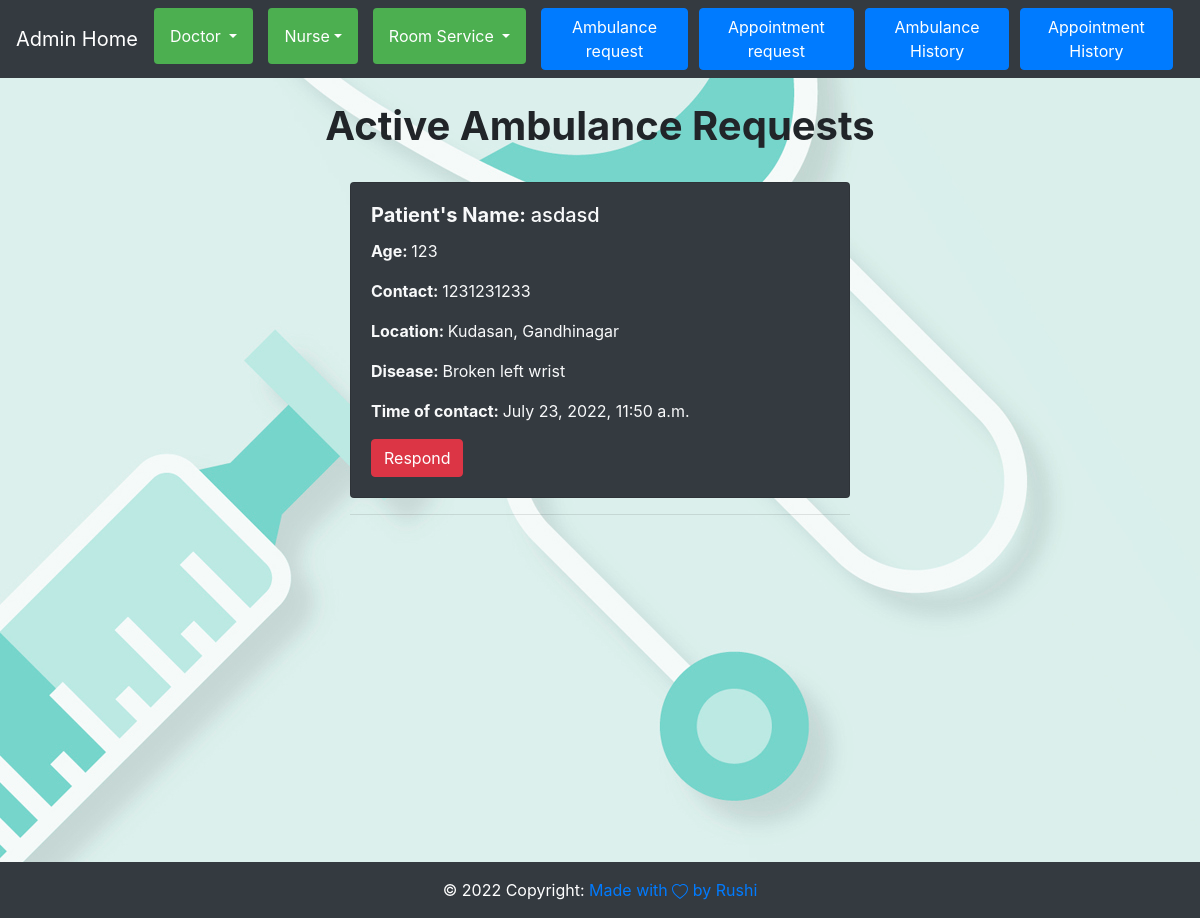
Page /admin_app/Read_Ambulance/ on the earlier database version.
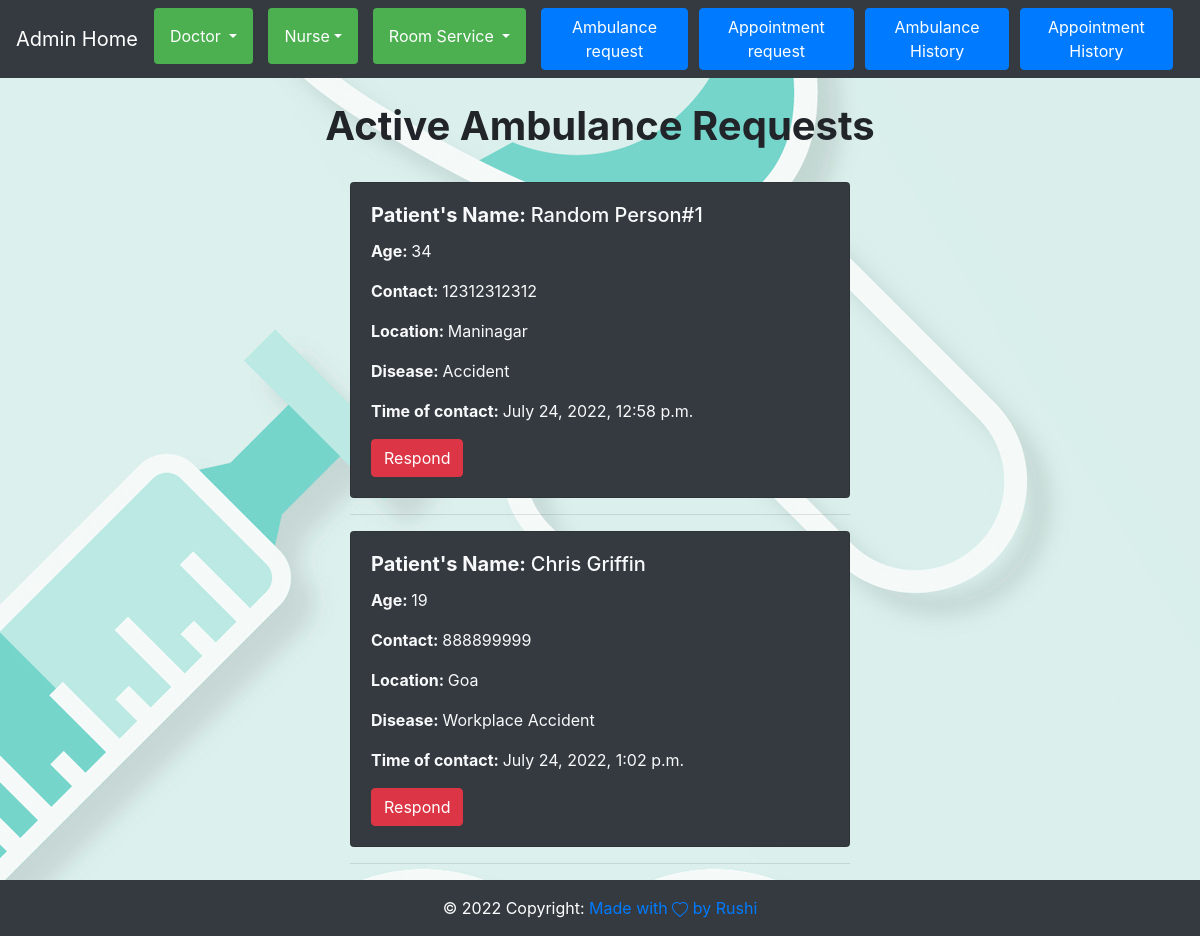
Same page on the later database version.
### app/models.py (models this page shows, shortened)
class Ambulance(models.Model):
    Patient_Name = models.CharField(max_length=30)
    Patient_Age = models.IntegerField()
    Patient_Contact = models.IntegerField()
    Location = models.CharField(max_length=20)
    Disease = models.CharField(max_length=200)
    date_time = models.DateTimeField(auto_now_add=True)
    dispatched = models.BooleanField(default=False)

### admin_app/views.py (the view)
# urls.py: path("Read_Ambulance/",views.Read_Ambulance,name="Read_Ambulance"),
def Read_Ambulance(request):
    read=Ambulance.objects.filter(dispatched = False)
    return render(request,"Read_Ambulance.html",{"read":read})

### admin_app/context_processors.py (called while the page is built, shortened)
def check_user_priviledge(request):
    data = models.admin_user.objects.filter(isadmin=True).values('user_id', 'isadmin')
    check=False
    return {'is_user_admin': check}

### templates/Read_Ambulance.html
{%extends 'base.html'%} {%block containt%} {%include 'nav.html'%}
<br />
<h1 style="text-align: center"><strong>Active Ambulance Requests</strong></h1>
<br />
<div id="content">
  {%for i in read%}
  <div class="wrapper">
    <div class="card bg-dark text-light">
      <div class="card-body">
        <h5 class="card-title">
          <span style="font-weight: bold">Patient's Name: </span
          >{{i.Patient_Name}}
        </h5>
        <p class="card-text">
          <span style="font-weight: bold">Age: </span>{{i.Patient_Age}}
        </p>
        <p class="card-text">
          <span style="font-weight: bold">Contact: </span>{{i.Patient_Contact}}
        </p>
        <p class="card-text">
          <span style="font-weight: bold">Location: </span>{{i.Location}}
        </p>
        <p class="card-text">
          <span style="font-weight: bold">Disease: </span>{{i.Disease}}
        </p>
        <p class="card-text">
          <span style="font-weight: bold">Time of contact: </span
          >{{i.date_time}}
        </p>
        <a class="btn btn-danger" href="{%url 'toggle_ambulance' i.id%}">
          Respond
        </a>
      </div>
    </div>
    <hr />
  </div>
  {%empty%}
  <br />
  <h2 class="wrapper" style="text-align: center">The list is empty.</h2>
  {%endfor%}
</div>
{%include 'footer.html'%} {%endblock%}

Differences in the rows shown:
no longer on this page (row edited): Ambulance: Patient_Name "asdasd", Patient_Age "123", Patient_Contact "1231231233", Location "Kudasan, Gandhinagar", Disease "Broken left wrist", date_time "July 23, 2022, 11:50 a.m."
added Ambulance: Patient_Name "Random Person#1", Patient_Age "34", Patient_Contact "12312312312", Location "Maninagar", Disease "Accident", date_time "July 24, 2022, 12:58 p.m."
added Ambulance: Patient_Name "Chris Griffin", Patient_Age "19", Patient_Contact "888899999", Location "Goa", Disease "Workplace Accident", date_time "July 24, 2022, 1:02 p.m."
